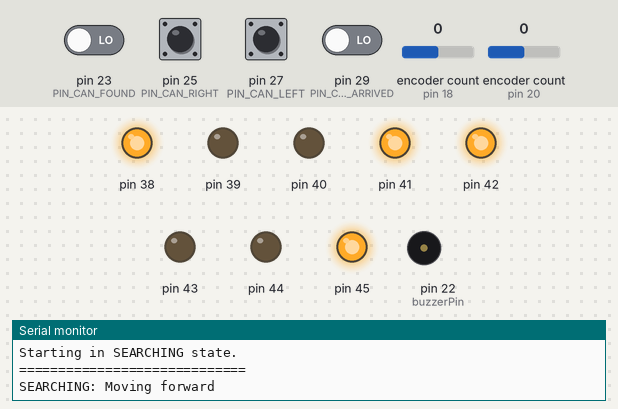
Recording of a sketch running on a simulated Arduino Mega 2560, built with avr-gcc and run on an emulated ATmega2560. Shown: output pins drawn as LEDs (lit = HIGH), buzzer (waves = sounding, pin HIGH), the last lines printed to the serial monitor. The inputs (shaded band) are chosen by the test bench; at power-on: pin 23 (PIN_CAN_FOUND), pin 25 (PIN_CAN_RIGHT), pin 27 (PIN_CAN_LEFT), pin 29 (PIN_CAN_ARRIVED) LOW, encoder count (sensors on pin 18, pin 20) 0.

Above: at 1.2 s.
1.3 s: pin 23 (PIN_CAN_FOUND) driven HIGH
At 2.2 s:
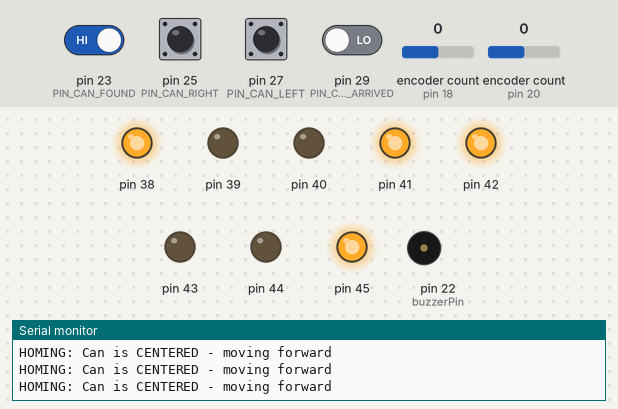
2.9 s: pin 25 (PIN_CAN_RIGHT) pulled HIGH for 0.15 s
At 3.0 s:
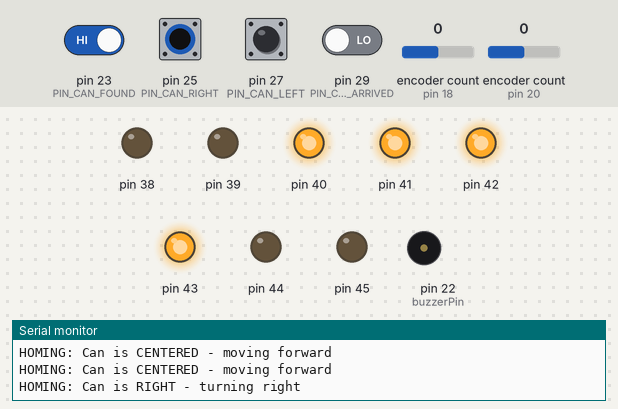
4.6 s: pin 27 (PIN_CAN_LEFT) pulled HIGH for 0.15 s
At 4.7 s:
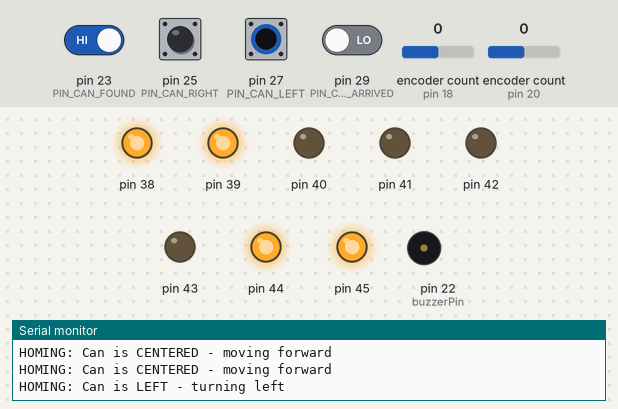
6.3 s: pin 29 (PIN_CAN_ARRIVED) driven HIGH
At 7.2 s:
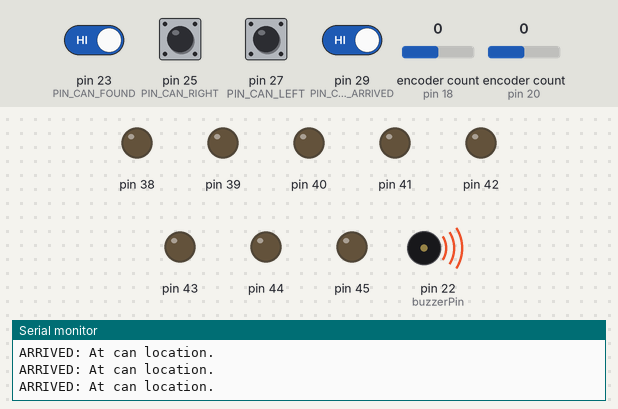
Timing chart, 0 to 8.8 s (numbered marks = the images above; inputs shaded):
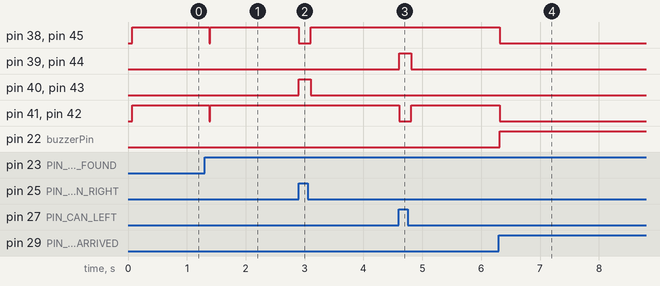

Measured:
- after the input at 1.3 s, pin 41, pin 42: HIGH → LOW after 0.08 s instead of 0.78 s; pin 44: stays LOW (without the input it goes to HIGH after 0.88 s)
- after the input at 2.9 s, pin 38, pin 45: HIGH → LOW at once, → HIGH 0.20 s later; pin 40, pin 43: LOW → HIGH at once, → LOW 0.20 s later
- after the input at 4.6 s, pin 39, pin 44: LOW → HIGH at once, → LOW 0.20 s later; pin 41, pin 42: HIGH → LOW at once, → HIGH 0.20 s later
- after the input at 6.3 s, pin 38, pin 41, pin 42, pin 45: HIGH → LOW at once; pin 22 (buzzerPin): LOW → HIGH at once

The sketch:

Prototype.ino
```cpp
#include <Encoder.h>

// =============================================================
// Motor Variables
// =============================================================
const int motor3a = 39;
const int motor3b = 41;

const int motor2a = 44;
const int motor2b = 42;

const int motor1a = 40;
const int motor1b = 38;

const int motor4a = 43;
const int motor4b = 45;


// =============================================================
// Distance calculations
// =============================================================
const int gearRatio = 63;
const int ticksPerRev = 44;
const float wheelDiameter = 100;  // mm
const float wheelCirc = wheelDiameter * M_PI;
const float ticksPerDegree = (gearRatio * ticksPerRev) / 360.0;
const float distancePerDegree = wheelCirc / 360.0;
const float distancePerTick = wheelCirc / (gearRatio * ticksPerRev);

const float WHEELBASE = 142.0;  // Distance between left and right wheels (mm)

// =============================================================
// Sensor Pins
// =============================================================
const int PIN_CAN_LEFT = 27;     // High when can is to the left
const int PIN_CAN_RIGHT = 25;    // High when can is to the right
const int PIN_CAN_FOUND = 23;    // High when can is detected
const int PIN_CAN_ARRIVED = 29;  // High when robot reached can
const int RESET_PIN = 10;//not confirmed yet

const int buzzerPin = 22;


// =============================================================
// Movement Variables
// =============================================================
const float DEFAULT_SPEED = 100;
const float HOMING_SPEED = 100;
const float TURN_ADJUSTMENT = 5.0;

// =============================================================
// Encoders
// =============================================================
Encoder FL_motor(20, 21);  // 1 Front Left
Encoder FR_motor(18, 19);  // 2 Front Right

// the mega only had 6 interrupt pins so im just using the front 2 encoders for the values otherwise it isnt accurate
Encoder BL_motor(20, 21);  // 3 Back Left
Encoder BR_motor(18, 19);  // 4 Back Right


// =============================================================
// Odometry Class
// =============================================================
class Odometry {
private:
  int motorPinA;
  int motorPinB;
  Encoder* encoder;

  // Movement state variables
  typedef enum {
    STATE_IDLE,
    STATE_MOVING_FORWARD,
    STATE_MOVING_BACKWARD,
    STATE_TURNING
  } MoveState;

  MoveState moveState;  // What the motor is doing
  float targetValue;    // Target distance or angle
  float startEncoder;   // Encoder value at movement start
  float currentValue;   // Current progress
  int motorSpeed;
  bool movementComplete;

  // For turn calculations
  bool turningRight;

public:
  // Constructor
  Odometry(int motorA, int motorB, Encoder* enc) {
    motorPinA = motorA;
    motorPinB = motorB;
    encoder = enc;
    moveState = STATE_IDLE;
    movementComplete = true;
    motorSpeed = DEFAULT_SPEED;

    pinMode(motorPinA, OUTPUT);
    pinMode(motorPinB, OUTPUT);
  }

  // =============================================================
  // Motor Control Methods
  // =============================================================
  void driveMotor(int speed) {

    speed = constrain(speed, -255, 255);
    if (speed > 0) {
      digitalWrite(motorPinA, LOW);
      digitalWrite(motorPinB, HIGH);
    } else if (speed < 0) {
      digitalWrite(motorPinA, HIGH);
      digitalWrite(motorPinB, LOW);
    }

    // speed = constrain(speed, -255, 255);
    // if (speed > 0) {
    //   analogWrite(motorPinA, speed);
    //   analogWrite(motorPinB, 0);
    // } else if (speed < 0) {
    //   analogWrite(motorPinA, 0);
    //   analogWrite(motorPinB, -speed);
    // }
  }

  void stopMotor() {
    digitalWrite(motorPinA, LOW);
    digitalWrite(motorPinB, LOW);
  }

  // =============================================================
  // Movement Functions
  // =============================================================
  void startMoveForward(float distanceMM, int speed = DEFAULT_SPEED) {
    if (moveState != STATE_IDLE) return;

    targetValue = distanceMM;
    startEncoder = getDistanceMM();
    motorSpeed = speed;
    moveState = STATE_MOVING_FORWARD;
    movementComplete = false;

    driveMotor(speed);
  }

  void startMoveBackward(float distanceMM, int speed = DEFAULT_SPEED) {
    if (moveState != STATE_IDLE) return;

    targetValue = distanceMM;
    startEncoder = getDistanceMM();
    motorSpeed = speed;
    moveState = STATE_MOVING_BACKWARD;
    movementComplete = false;

    driveMotor(-speed);
  }

  void startTurn(float degrees, int speed = DEFAULT_SPEED) {
    if (moveState != STATE_IDLE) return;

    targetValue = abs(degrees);
    startEncoder = encoder->read();
    motorSpeed = speed;
    moveState = STATE_TURNING;
    movementComplete = false;
    turningRight = (degrees > 0);

    driveMotor(turningRight ? speed : -speed);
  }

  // =============================================================
  // Update Method
  // =============================================================
  void update() {
    if (moveState == STATE_IDLE) return;

    switch (moveState) {
      case STATE_MOVING_FORWARD:
      case STATE_MOVING_BACKWARD:
        updateDistance();
        break;

      case STATE_TURNING:
        updateAngle();
        break;
    }
  }

  void updateDistance() {
    currentValue = abs(getDistanceMM() - startEncoder);

    if (currentValue >= targetValue) {
      stopMovement();
    }
  }

  void updateAngle() {
    long currentTicks = encoder->read();
    currentValue = abs(currentTicks - startEncoder) / ticksPerDegree;

    if (currentValue >= targetValue) {
      stopMovement();
    }
  }

  void stopMovement() {
    stopMotor();
    moveState = STATE_IDLE;
    movementComplete = true;
    currentValue = 0;
    targetValue = 0;
  }

  // =============================================================
  // Status Methods
  // =============================================================
  bool isBusy() {
    return (moveState != STATE_IDLE);
  }

  bool isMovementComplete() {
    return movementComplete;
  }

  float getProgress() {
    if (targetValue == 0) return 0;
    return (currentValue / targetValue) * 100.0;
  }

  float getRemaining() {
    return targetValue - currentValue;
  }

  long readEncoder() {
    return encoder->read();
  }

  float getDistanceMM() {
    return readEncoder() * distancePerTick;
  }

  void resetEncoder() {
    encoder->write(0);
  }

  MoveState getMoveState() {
    return moveState;
  }
};

// =============================================================
// Differential Drive Robot Controller
// =============================================================
class Robot {
private:
  Odometry* leftFront;
  Odometry* rightFront;
  Odometry* leftBack;
  Odometry* rightBack;
  int buzzer;
  int reset;


  float degreesToTurnDistance(float degrees) {
    // For differential drive: turning distance = (wheelbase * PI * degrees) / 360
    return (WHEELBASE * M_PI * abs(degrees)) / 360.0;
  }

public:
  Robot(
    Odometry* lf, Odometry* rf,
    Odometry* lb, Odometry* rb,
    int buz)
    {
    leftFront = lf;
    rightFront = rf;
    leftBack = lb;
    rightBack = rb;
    buzzer = buz;
    pinMode(buzzer, OUTPUT);
  }

  typedef enum {
    MOVING_FORWARD,
    TURNING_LEFT,
    TURNING_RIGHT,
    IDLE
  } MoveState;
  MoveState moveState;


  // Update all motors
  void update() {
    leftFront->update();
    rightFront->update();
    leftBack->update();
    rightBack->update();
  }

  // =============================================================
  // Movement Functions
  // =============================================================
  void moveForward(float distanceMM, int speed = DEFAULT_SPEED) {
    // All wheels forward
    leftFront->startMoveForward(distanceMM, speed);
    rightFront->startMoveForward(distanceMM, speed);
    leftBack->startMoveForward(distanceMM, speed);
    rightBack->startMoveForward(distanceMM, speed);

    moveState = MOVING_FORWARD;
  }

  void moveBackward(float distanceMM, int speed = DEFAULT_SPEED) {
    // All wheels backward
    leftFront->startMoveBackward(distanceMM, speed);
    rightFront->startMoveBackward(distanceMM, speed);
    leftBack->startMoveBackward(distanceMM, speed);
    rightBack->startMoveBackward(distanceMM, speed);
  }

  // Left wheels backward, right wheels forward
  void turnLeft(float degrees, int speed = DEFAULT_SPEED) {
    // needs converting to distance as move forward uses distacce not degrees
    float turnDistance = degreesToTurnDistance(degrees);

    leftFront->startMoveBackward(turnDistance, speed);
    leftBack->startMoveBackward(turnDistance, speed);
    rightFront->startMoveForward(turnDistance, speed);
    rightBack->startMoveForward(turnDistance, speed);
    moveState = TURNING_LEFT;
  }

  // Left wheels forward, right wheels backward
  void turnRight(float degrees, int speed = DEFAULT_SPEED) {
    // needs converting to distance as move forward uses distacce not degrees
    float turnDistance = degreesToTurnDistance(degrees);

    leftFront->startMoveForward(turnDistance, speed);
    leftBack->startMoveForward(turnDistance, speed);
    rightFront->startMoveBackward(turnDistance, speed);
    rightBack->startMoveBackward(turnDistance, speed);
    moveState = TURNING_RIGHT;
  }

  void stopAll() {
    leftFront->stopMovement();
    rightFront->stopMovement();
    leftBack->stopMovement();
    rightBack->stopMovement();
    moveState = IDLE;
  }

  // =============================================================
  // Homing Functions
  // =============================================================
  void adjustLeft(int speed = HOMING_SPEED) {

    leftFront->driveMotor(-100);
    leftBack->driveMotor(-100);
    rightFront->driveMotor(100);
    rightBack->driveMotor(100);
    moveState = TURNING_LEFT;
  }

  void adjustRight(int speed = HOMING_SPEED) {
    leftFront->driveMotor(100);
    leftBack->driveMotor(100);
    rightFront->driveMotor(-100);
    rightBack->driveMotor(-100);
    moveState = TURNING_RIGHT;
  }

  void adjustForward(int speed = HOMING_SPEED) {
    leftFront->driveMotor(100);
    leftBack->driveMotor(100);
    rightFront->driveMotor(100);
    rightBack->driveMotor(100);
    moveState = TURNING_RIGHT;
  }

  void moveForwardHoming(float distanceMM = 200.0, int speed = HOMING_SPEED) {
    // Move forward slowly for homing
    moveForward(distanceMM, speed);
    moveState = MOVING_FORWARD;
  }

  void searchingRight(int speed = HOMING_SPEED) {
    leftFront->driveMotor(100);
    leftBack->driveMotor(100);
    rightBack->driveMotor(-100);

    moveState = TURNING_RIGHT;
  }

  void searchingLeft(int speed = HOMING_SPEED) {
    rightFront->driveMotor(100);
    rightBack->driveMotor(100);
    leftBack->driveMotor(-100);

    moveState = TURNING_RIGHT;
  }

  // =============================================================
  // Sensor Reading
  // =============================================================
  bool isCanDetected() {
    return digitalRead(PIN_CAN_FOUND) == HIGH;
  }

  bool isCanArrived() {
    return digitalRead(PIN_CAN_ARRIVED) == HIGH;
  }

  bool isCanLeft() {
    return digitalRead(PIN_CAN_LEFT) == HIGH;
  }

  bool isCanRight() {
    return digitalRead(PIN_CAN_RIGHT) == HIGH;
  }

  bool isResetPin(){
    return digitalRead(RESET_PIN) == HIGH;
  }
  // =============================================================
  // Status Methods
  // =============================================================
  bool isBusy() {
    bool busy = false;
    if (leftFront) busy = busy || leftFront->isBusy();
    if (rightFront) busy = busy || rightFront->isBusy();
    if (leftBack) busy = busy || leftBack->isBusy();
    if (rightBack) busy = busy || rightBack->isBusy();
    return busy;
  }

  bool allMovementsComplete() {
    bool complete = true;
    if (leftFront) complete = complete && !leftFront->isBusy();
    if (rightFront) complete = complete && !rightFront->isBusy();
    if (leftBack) complete = complete && !leftBack->isBusy();
    if (rightBack) complete = complete && !rightBack->isBusy();
    return complete;
  }

  MoveState getMoveState() {
    return moveState;
  }

  void startBuzzer(){
    digitalWrite(buzzer, HIGH);
  }

  void stopBuzzer(){
    digitalWrite(buzzer, LOW);
  }

};

// =============================================================
// Finite State Machine
// =============================================================
enum RobotState {
  STATE_SEARCHING,  // Looking for can
  STATE_HOMING,     // Can detected, adjusting approach
  STATE_ARRIVED     // Can reached, stop all motors
};

class FSM {
private:
  RobotState currentState;
  Robot* robot;
  unsigned long stateStartTime;
  unsigned long lastSensorCheck;

public:
  FSM(Robot* dr) {
    robot = dr;
    currentState = STATE_SEARCHING;
    stateStartTime = millis();
    lastSensorCheck = 0;

    // Setup sensor pins
    pinMode(PIN_CAN_LEFT, INPUT);
    pinMode(PIN_CAN_RIGHT, INPUT);
    pinMode(PIN_CAN_FOUND, INPUT);
    pinMode(PIN_CAN_ARRIVED, INPUT);
  }

  void update() {
    robot->update();

    checkSensors();


    // Run state machine
    switch (currentState) {
      case STATE_SEARCHING:
        updateSearching();
        break;

      case STATE_HOMING:
        updateHoming();
        break;

      case STATE_ARRIVED:
        updateArrived();
        break;
    }
  }

  void checkSensors() {
    // if (robot->isResetPin()){
    //   currentState = STATE_SEARCHING;
    //   robot->stopAll();
    //   delay(1000);S
    // }

    // Only check for can detection in SEARCHING state
    if (currentState == STATE_SEARCHING && robot->isCanDetected()) {
      Serial.println("FSM: Can detected! Switching to HOMING");
      // currentState = STATE_SEARCHING;
      currentState = STATE_HOMING;
      stateStartTime = millis();
      robot->stopAll();  // Stop current movements
    }

    // Check for arrival in HOMING state
    if (currentState == STATE_HOMING && robot->isCanArrived() && robot->isCanDetected()) {
      Serial.println("FSM: Can reached! Switching to ARRIVED");
      currentState = STATE_ARRIVED;
      stateStartTime = millis();
      robot->stopAll();
    }
  }

  void updateSearching() {
      // This is where i need to implement the search pattern
      static unsigned long lastActionTime = 0;
      static int searchStep = 0;
      static bool isScanning = false;
      static unsigned long scanStartTime = 0;

      unsigned long currentTime = millis();

      // Only proceed if robot is not currently moving
      if (robot->isBusy()) {
          return;
      }

      switch (searchStep) {
          case 0: // Step 1: Move forward for 2 seconds
              if (!isScanning) {
                  Serial.println("SEARCHING: Moving forward");
                  robot->adjustForward(HOMING_SPEED);
                  isScanning = true;
                  lastActionTime = currentTime;
              } else if (currentTime - lastActionTime >= 2000) { // Adjust time as needed
                  robot->stopAll();
                  isScanning = false;
                  searchStep = 1;
                  lastActionTime = currentTime;
              }
              break;

          case 1: // Step 2: Scan left
              if (!isScanning) {
                  Serial.println("SEARCHING: Scanning left");
                  robot->searchingLeft(HOMING_SPEED);
                  isScanning = true;
                  scanStartTime = currentTime;
              } else if (currentTime - scanStartTime >= 4000) { // Scan for 0.5 seconds
                  robot->stopAll();
                  isScanning = false;
                  searchStep = 2;
                  lastActionTime = currentTime;
              }
              break;

          case 2: // Step 3: Scan right
              if (!isScanning) {
                  Serial.println("SEARCHING: Scanning right");
                  robot->searchingRight(HOMING_SPEED);
                  isScanning = true;
                  scanStartTime = currentTime;
              } else if (currentTime - scanStartTime >= 8000) { // Scan right for 1 second (longer to return to center)
                  robot->stopAll();
                  isScanning = false;
                  searchStep = 0; // Reset to step 0 to move forward again
                  lastActionTime = currentTime;
              }
              break;
      }

      // Always check for can while searching
      if (robot->isCanDetected()) {
          Serial.println("SEARCHING: Can detected during search!");
          robot->stopAll();
          // The FSM will transition to HOMING state in checkSensors()
      }
  }

  void updateHoming() {
    // Check if we lost the can signal
    if (!robot->isCanDetected()) {
      Serial.println("FSM: Lost the can Returning to SEARCHING");
      currentState = STATE_SEARCHING;
      stateStartTime = millis();
      return;
    }

    // Check if we've arrived at the can
    // if (robot->isCanArrived()) {
    //   Serial.println("FSM: Can reached! Switching to ARRIVED");
    //   currentState = STATE_ARRIVED;
    //   stateStartTime = millis();
    //   robot->stopAll();
    //   return;
    // }

    // Only adjust if robot is not currently moving
    bool canLeft = robot->isCanLeft();
    bool canRight = robot->isCanRight();
    if (!robot->isBusy()) {

      if (canLeft && !canRight) {
        // Can is to the left - turn left while left pin is high
        Serial.println("HOMING: Can is LEFT - turning left");
        robot->adjustLeft(HOMING_SPEED);
      } else if (!canLeft && canRight) {
        // Can is to the right - turn right while right pin is high
        Serial.println("HOMING: Can is RIGHT - turning right");
        robot->adjustRight(HOMING_SPEED);
      } else if (canLeft == false && canRight == false) {
        // Can is centered - move forward
        Serial.println("HOMING: Can is CENTERED - moving forward");
        robot->adjustForward(100);
      }
    } else if ((robot->getMoveState() == Robot::TURNING_LEFT && !canLeft)) {
      robot->stopAll();
    } else if ((robot->getMoveState() == Robot::TURNING_RIGHT && !canRight)) {
      robot->stopAll();
    } else if ((robot->getMoveState() == Robot::MOVING_FORWARD && (canLeft || canRight))) {
      robot->stopAll();
    }
  }

  void updateArrived() {
    // In ARRIVED state, all motors are stopped
    Serial.println("ARRIVED: At can location.");
    robot->startBuzzer();
    robot->stopAll();
  }

  // =============================================================
  // Public Control Methods
  // =============================================================
  void setState(RobotState newState) {
    currentState = newState;
    stateStartTime = millis();
    robot->stopAll();
  }

  RobotState getState() {
    return currentState;
  }

  String getStateString() {
    switch (currentState) {
      case STATE_SEARCHING: return "SEARCHING";
      case STATE_HOMING: return "HOMING";
      case STATE_ARRIVED: return "ARRIVED";
    }
  }

  // =============================================================
  // Methods to test robots movement
  // =============================================================
  void manualMoveForward(float distance) {
    robot->moveForward(distance);
  }

  void manualTurnLeft(float degrees) {
    robot->turnLeft(degrees);
  }

  void manualTurnRight(float degrees) {
    robot->turnRight(degrees);
  }

  void manualStop() {
    robot->stopAll();
  }
};

// =============================================================
// Global class definitions
// =============================================================
// Initialize individual odometry modules
Odometry odomFL = Odometry(motor3a, motor3b, &FL_motor);
Odometry odomFR = Odometry(motor4a, motor4b, &FR_motor);
Odometry odomBR = Odometry(motor1a, motor1b, &BR_motor);
Odometry odomBL = Odometry(motor2a, motor2b, &BL_motor);

// Initialize differential drive robot controller
Robot robot = Robot(&odomFL, &odomFR, &odomBL, &odomBR, buzzerPin);

// Initialize finite state machine
FSM fsm = FSM(&robot);

// =============================================================
// Setup and Loop
// =============================================================
void setup() {
  Serial.begin(9600);
  Serial.println("=== Robot Initialization ===");


  Serial.println("Robot initialized.");
  Serial.println("Starting in SEARCHING state.");
  Serial.println("=============================");
}

void loop() {

  // when fsm->update() is called it updates all the logic in robot and motors
  // fsm->update() -> robot->update(); -> if (leftFront) leftFront->update(); and all the other motors
  fsm.update();
  // fsm.manualMoveForward(100);
  // fsm.manualTurnLeft(10);
  // fsm.manualTurnRight(10);

  delay(100);
}
```
